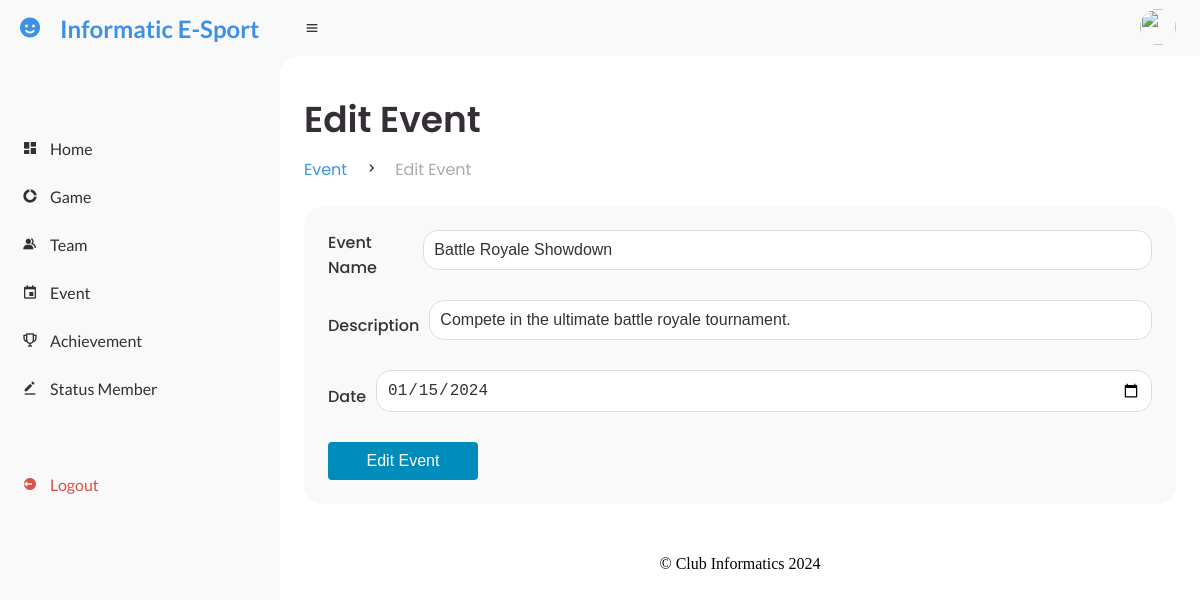
/admin/event/edit_event.php?idevent=1 (signed in), run on the app's committed database.
### tables this page shows
CREATE TABLE `event` (
  `idevent` int(11) NOT NULL,
  `name` varchar(45) DEFAULT NULL,
  `date` date DEFAULT NULL,
  `description` varchar(200) DEFAULT NULL
);

### class/classEvent.php (called while the page is built, shortened)
<?php
class Event
{
    private $eventName;
    private $description;
    private $date;
    public function __construct($eventId, $eventName, $description, $date)
    {
        $this->eventName = $eventName;
        $this->description = $description;
        $this->date = $date;
    }
    public function getEventName()
    {
        return $this->eventName;
    }
    public function getDescription()
    {
        return $this->description;
    }
    public function getDate()
    {
        return $this->date;
    }
    public static function getEventById($koneksi, $idevent)
    {
        $query = "SELECT * FROM event WHERE idevent = ?";
        $stmt = mysqli_prepare($koneksi, $query);
        mysqli_stmt_bind_param($stmt, "i", $idevent);
        mysqli_stmt_execute($stmt);
        $result = mysqli_stmt_get_result($stmt);
        if ($row = mysqli_fetch_assoc($result)) {
            $event = new Event($row['idevent'], $row['name'], $row['description'], $row['date']);
        } else {
            $event = null;
        }
        return $event;
    }
}

### admin/event/edit_event.php (the view, shortened to what this page needs)
<?php
require_once('../../service/config.php');
require_once('../../class/classEvent.php');
$idevent = isset($_GET['idevent']) ? intval($_GET['idevent']) : 0;
$idteam = isset($_GET['idteam']) ? intval($_GET['idteam']) : 0;
$return_url = isset($_SESSION['return_url']) ? $_SESSION['return_url'] : 'event.php';
if ($_SERVER['REQUEST_METHOD'] === 'POST') {
    $eventName = $_POST['name'];
    $description = $_POST['description'];
    $date = $_POST['date'];
    $event = new Event($idevent, $eventName, $description, $date);
    $event->updateEvent($koneksi);
    header("Location: " . $return_url);
    exit;
} else {
    $event = Event::getEventById($koneksi, $idevent);
}
require_once('../template/header.php');
require_once('../template/sidebar.php');
require_once('../template/navbar.php');
?>
<main>
    <div class="head-title">
        <div class="left">
            <h1>Edit Event</h1>
            <ul class="breadcrumb">
                <li>
                    <a class="active" href="event.php">Event</a>
                </li>
                <li><i class='bx bx-chevron-right'></i></li>
                <li>
                    <a href="#">Edit Event</a>
                </li>
            </ul>
        </div>
    </div>
    <div class="table-data">
        <div class="order">
            <form id="edit_event" action="edit_event.php?idevent=<?php echo $idevent; ?>&idteam=<?php echo $idteam; ?>" method="POST">
                <div class="form-group">
                    <label for="name">Event Name</label>
                    <input type="text" id="name" name="name"
                        value="<?php echo htmlspecialchars($event->getEventName()); ?>" required>
                </div>
                <div class="form-group">
                    <label for="description">Description</label>
                    <input type="text" id="description" name="description"
                        value="<?php echo htmlspecialchars($event->getDescription()); ?>" required>
                </div>
                <div class="form-group">
                    <label for="date">Date</label>
                    <input type="date" id="date" name="date" value="<?php echo htmlspecialchars($event->getDate()); ?>"
                        required>
                </div>
                <button type="submit" class="btn">Edit Event</button>
            </form>
        </div>
    </div>
</main>
<?php
require_once('../template/footer.php');
?>

### style.css (style rules this page uses)
* { margin: 0; padding: 0; box-sizing: border-box; }
.form-group { display: flex; align-items: center; gap: 10px; }
a { text-decoration: none; }
li { list-style: none; }
:root { --poppins: 'Poppins', sans-serif; --lato: 'Lato', sans-serif; --light: #F9F9F9; --blue: #3C91E6; --light-blue: #CFE8FF; --grey: #eee; --dark-grey: #AAAAAA; --dark: #342E37; --red: #DB504A; --yellow: #FFCE26; --light-yellow: #FFF2C6; --orange: #FD7238; --light-orange: #FFE0D3; --green: #66dc17; }
html { overflow-x: hidden; }
#content main { width: 100%; padding: 36px 24px; font-family: var(--poppins); max-height: calc(100vh - 56px); overflow-y: auto; }
#content main .head-title { display: flex; align-items: center; justify-content: space-between; grid-gap: 16px; flex-wrap: wrap; }
#content main .head-title .left h1 { font-size: 36px; font-weight: 600; margin-bottom: 10px; color: var(--dark); }
#content main .head-title .left .breadcrumb { display: flex; align-items: center; grid-gap: 16px; }
#content main .head-title .left .breadcrumb li { color: var(--dark); }
#content main .head-title .left .breadcrumb li a { color: var(--dark-grey); pointer-events: none; }
#content main .head-title .left .breadcrumb li a.active { color: var(--blue); pointer-events: unset; }
#content main .table-data { display: flex; flex-wrap: wrap; grid-gap: 24px; margin-top: 24px; width: 100%; color: var(--dark); }
#content main .table-data>div { border-radius: 20px; background: var(--light); padding: 24px; overflow-x: auto; }
#content main .table-data .order { flex-grow: 1; flex-basis: 500px; }
#edit_game .btn, #edit_team .btn, #edit_event .btn, #add_team_image .btn, #edit_achievement .btn { padding: 10px 20px; font-size: 16px; background-color: #008CBA; color: white; border: none; border-radius: 4px; cursor: pointer; transition: background-color 0.3s ease; width: 150px; display: inline-block; }
#edit_event .form-group { margin-bottom: 15px; }
#edit_event label { font-size: 16px; font-weight: 500; color: #333; margin-bottom: 5px; display: block; }
#edit_event input[type="text"], #edit_event input[type="date"] { width: 100%; padding: 10px; border: 1px solid #ddd; border-radius: 15px; font-size: 16px; color: #333; margin-bottom: 15px; }
.head-title { margin-bottom: 20px; }
.head-title h1 { font-size: 28px; font-weight: 600; color: #333; }

### data on the page
event: name "Battle Royale Showdown", description "Compete in the ultimate battle royale tournament.", date "01/15/2024"
